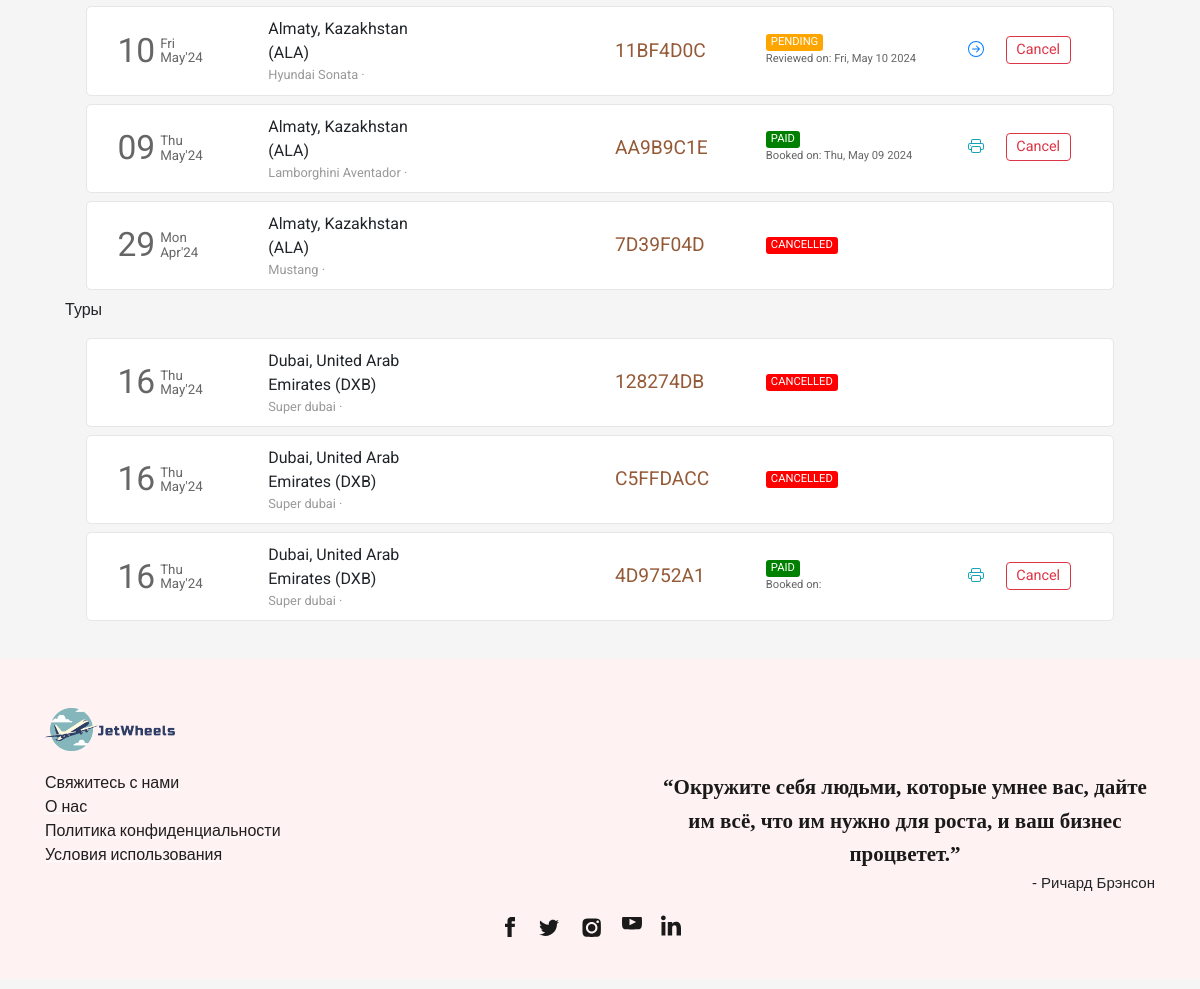
Before: /flight/bookings (signed in, lower part) with the older database file.
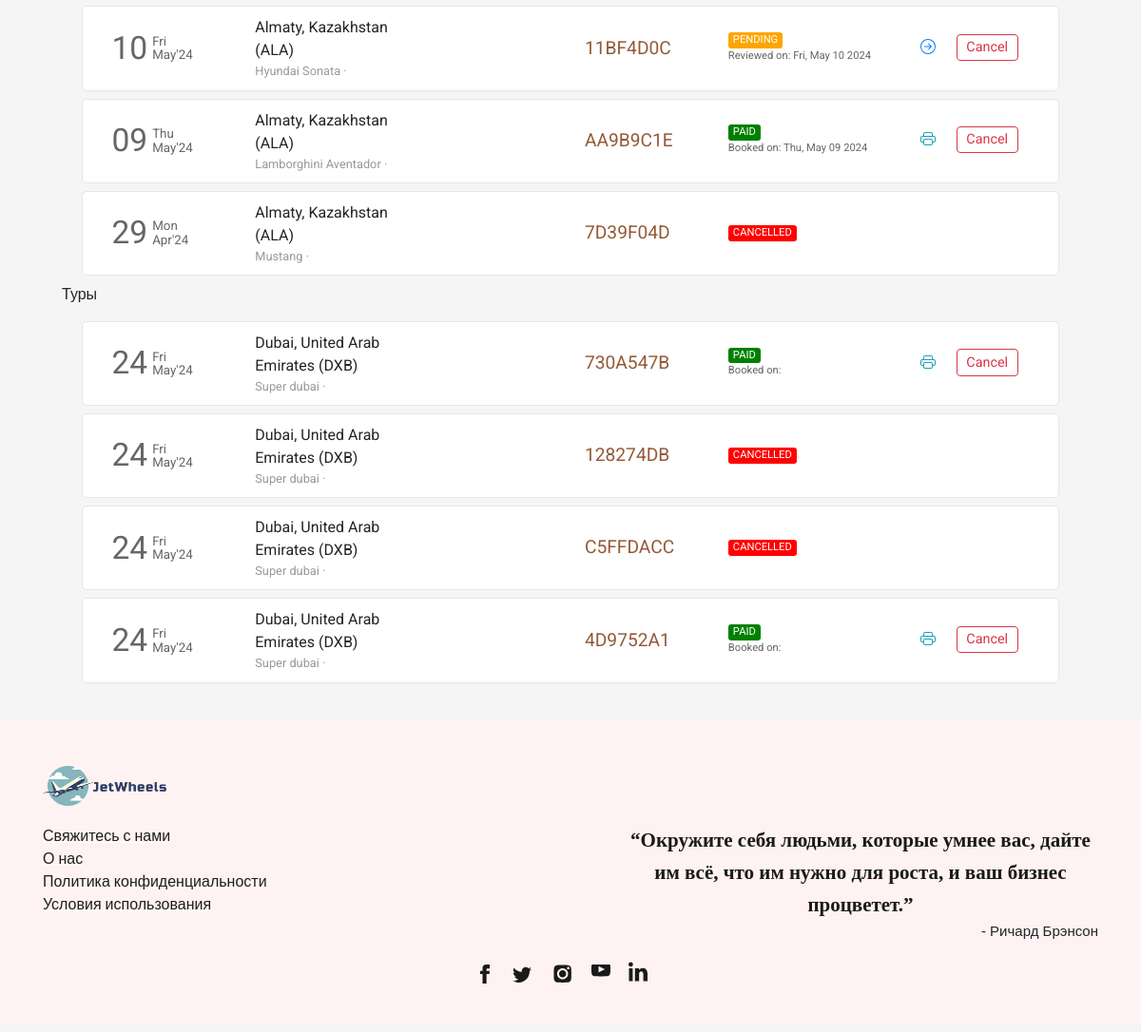
After: the same page with the newer database file.
### car/models.py (models this page shows, shortened)
class Order(models.Model):
    order_id = models.AutoField(primary_key=True)
    user = models.ForeignKey(flight_models.User, on_delete=models.CASCADE, related_name="orders")
    email = models.CharField(max_length=50, default="")
    phone = models.CharField(max_length=20, default="")
    car = models.ForeignKey(Car, on_delete=models.CASCADE, related_name="cars")
    pickup_date = models.DateField(blank=True, null=True)
    dropoff_date = models.DateField(blank=True, null=True)
    total_amount = models.IntegerField(default=0)
    status = models.CharField(max_length=45, choices=ORDER_STATUS, default='PENDING')
    ref_no = models.CharField(max_length=8, unique=True, blank=True)

class Car(models.Model):
    car_name = models.CharField(max_length=30, default="")
    car_desc = models.CharField(max_length=300, default="")
    price = models.IntegerField(default=0)
    image = models.ImageField(upload_to="flight/static/car/images", default="")
    pickup_location = models.ForeignKey(flight_models.Place, on_delete=models.CASCADE, related_name="pickup_location")

### flight/models.py (models this page shows)
class Place(models.Model):
    city = models.CharField(max_length=64)
    airport = models.CharField(max_length=64)
    code = models.CharField(max_length=3)
    country = models.CharField(max_length=64)
    def __str__(self):
        return f"{self.city}, {self.country} ({self.code})"

### tour/models.py (models this page shows, shortened)
class Reservation(models.Model):
    created_date = models.DateField(auto_now=True)
    tour = models.ForeignKey(Tour, on_delete=models.CASCADE)
    guest = models.ForeignKey(flight_models.User, on_delete=models.CASCADE)
    total_amount = models.IntegerField(default=0)
    email = models.CharField(max_length=50, default="")
    phone = models.CharField(max_length=20, default="")
    status = models.CharField(max_length=45, choices=ORDER_STATUS, default='PENDING')
    ref_no = models.CharField(max_length=8, unique=True, blank=True)

class Tour(models.Model):
    tour_name = models.CharField(max_length=30, default="")
    tour_desc = models.CharField(max_length=300, default="")
    price = models.IntegerField(default=0)
    tour_capacity = models.IntegerField(default=10)
    location = models.ForeignKey(flight_models.Place, on_delete=models.CASCADE, related_name="location")
    start_date = models.DateField(blank=True, null=True)
    end_date = models.DateField(blank=True, null=True)
    services = models.ManyToManyField('Service', related_name='tours')

### flight/views.py (the view)
# urls.py: path('flight/bookings', views.bookings, name="bookings"),
def bookings(request):
    if request.user.is_authenticated:
        tickets = Ticket.objects.filter(user=request.user).order_by('-booking_date')
        cars = Order.objects.filter(user=request.user).order_by('-pickup_date')
        reservations = Reservation.objects.filter(guest=request.user).order_by('-created_date')
        return render(request, 'flight/bookings.html', {
            'page': 'bookings',
            'tickets': tickets,
            'cars': cars,
            'tours': reservations
        })
    else:
        return HttpResponseRedirect(reverse('login'))

### flight/templates/flight/bookings.html (shortened to what the changed rows need)
{% extends 'flight/layout.html' %}
{% load static %}
{% block head %}
    <link rel="stylesheet" href="{% static 'css/bookings_style.css' %}">
{% endblock head %}
{% block body %}
    <section class="section section1">
        <div class="container">
            {% if cars %}
                {% for ticket in cars %}
                    <div class="row each-booking-div" id="{{ticket.order_id}}">
                        <div class="col-2" style="display: flex;">
                            <div style="display: flex; color: #666666; margin-top: auto;">
                                <div>
                                    <span style="font-size: 2.1em;">{{ticket.pickup_date | date:"d"}}</span>
                                </div>
                                <div style="font-size: smaller; display: flex; margin: auto 0; padding-left: 5px; line-height: 1em;">
                                    <div style="margin: auto;">
                                        <div style="margin-bottom: 1px;">{{ticket.pickup_date | date:"D"}}</div>
                                        <div style="margin-top: 1px;">{{ticket.pickup_date | date:"M'y"}}</div>
                                    </div>
                                </div>
                            </div>
                        </div>
                        <div class="col-4 middle-div">
                            <div style="width:100%">
                                <div class="row places-div" style=" display: flex;">
                                    <div style="max-width: 45%;">{{ticket.car.pickup_location}}</div>
                                </div>
                                <div class="row places-div" style="font-size: .8em; color: #999999; ">
                                    <div style="max-width: 100%;">{{ticket.car.car_name}} &middot;</div>
                                </div>
                            </div>
                        </div>
                        <div class="col-2 middle-div">
                            <div style="font-size: 1.2em; color: #945937;">{{ticket.ref_no}}</div>
                        </div>
                        <div class="col-2 middle-div">
                            <div>
                                <div class="row status-div">
                                    {% if ticket.status == 'PAID' %}
                                        <div class="green">{{ticket.status}}</div>
                                    {% endif %}
                                    {% if ticket.status == 'PENDING' %}
                                        <div class="orange">{{ticket.status}}</div>
                                    {% endif %}
                                    {% if ticket.status == 'CANCELLED' %}
                                        <div class="red">{{ticket.status}}</div>
                                    {% endif %}
                                </div>
                                <div class="row booking-date-div" style="font-size: .7em; color: #666;">
                                    {% if ticket.status == 'PAID' %}
                                        Booked on: {{ticket.pickup_date | date:"D, M d Y"}}
                                    {% endif %}
                                    {% if ticket.status == 'PENDING' %}
                                        Reviewed on: {{ticket.pickup_date | date:"D, M d Y"}}
                                    {% endif %}
                                </div>
                            </div>
                        </div>
                        <div class="col-2 last-div">
                            <div>
                                <div class="ticket-action-div">
                                {% if ticket.status == 'PAID' %}
                                        <form action="{% url 'cargetticket' %}" method="get" target="_blank">
                                            <button type="submit" class="btn btn-outline-info btnp pbtn">
                                            </button>
                                        </form>
                                        <button class="btn btn-outline-danger btnp cbtn"  data-ref="{{ticket.ref_no}}" onclick="popup(this)">Cancel</button>
                                    {% endif %}
                                    {% if ticket.status == 'PENDING' %}
                                        <form action="{% url 'resumebooking' %}" method="POST">
                                            <button type="submit" class="btn btn-outline-primary btnp rbtn">
                                            </button>
                                        </form>
                                        <button type="button" class="btn btn-outline-danger btnp cbtn" data-ref="{{ticket.ref_no}}" onclick="popup(this)">Cancel</button>
                                    {% endif %}
                                </div>
                            </div>
                        </div>
                    </div>
                {% endfor %}
            {% endif %}
            {% if tours %}
                {% for ticket in tours %}
                    <div class="row each-booking-div" id="{{ticket.id}}">
                        <div class="col-2" style="display: flex;">
                            <div style="display: flex; color: #666666; margin-top: auto;">
                                <div>
                                    <span style="font-size: 2.1em;">{{ticket.tour.start_date | date:"d"}}</span>
                                </div>
                                <div style="font-size: smaller; display: flex; margin: auto 0; padding-left: 5px; line-height: 1em;">
                                    <div style="margin: auto;">
                                        <div style="margin-bottom: 1px;">{{ticket.tour.start_date | date:"D"}}</div>
                                        <div style="margin-top: 1px;">{{ticket.tour.start_date | date:"M'y"}}</div>
                                    </div>
                                </div>
                            </div>
                        </div>
                        <div class="col-4 middle-div">
                            <div style="width:100%">
                                <div class="row places-div" style=" display: flex;">
                                    <div style="max-width: 45%;">{{ticket.tour.location}}</div>
                                </div>
                                <div class="row places-div" style="font-size: .8em; color: #999999; ">
                                    <div style="max-width: 100%;">{{ticket.tour.tour_name}} &middot;</div>
                                </div>
                            </div>
                        </div>
                        <div class="col-2 middle-div">
                            <div style="font-size: 1.2em; color: #945937;">{{ticket.ref_no}}</div>
                        </div>
                        <div class="col-2 middle-div">
                            <div>
                                <div class="row status-div">
                                    {% if ticket.status == 'PAID' %}
                                        <div class="green">{{ticket.status}}</div>
                                    {% endif %}
                                    {% if ticket.status == 'CANCELLED' %}
                                        <div class="red">{{ticket.status}}</div>
                                    {% endif %}
                                </div>
                                <div class="row booking-date-div" style="font-size: .7em; color: #666;">
                                    {% if ticket.status == 'PAID' %}
                                        Booked on: {{ticket.pickup_date | date:"D, M d Y"}}
                                    {% endif %}
                                </div>
                            </div>
                        </div>
                        <div class="col-2 last-div">
                            <div>
                                <div class="ticket-action-div">
                                {% if ticket.status == 'PAID' %}
                                        <form action="{% url 'tourgetticket' %}" method="get" target="_blank">
                                            <button type="submit" class="btn btn-outline-info btnp pbtn">
                                            </button>
                                        </form>
                                        <button class="btn btn-outline-danger btnp cbtn"  data-ref="{{ticket.ref_no}}" onclick="popup(this)">Cancel</button>
                                    {% endif %}
                                </div>
                            </div>
                        </div>
                    </div>
                {% endfor %}
            {% endif %}
        </div>
    </section>
{% endblock %}

Changed rows visible on the page:
added Reservation: tour.start_date "24", tour.start_date "Fri", tour.start_date "May'24", tour.location "Dubai, United Arab Emirates (DXB)", tour.tour_name "Super dubai", ref_no "730A547B", status "PAID"
changed through a linked row, Reservation "128274DB": tour.start_date "16" → "24"; tour.start_date "Thu" → "Fri"
changed through a linked row, Reservation "C5FFDACC": tour.start_date "16" → "24"; tour.start_date "Thu" → "Fri"
changed through a linked row, Reservation (number 4 of 4 on the later page): tour.start_date "16" → "24"; tour.start_date "Thu" → "Fri"
